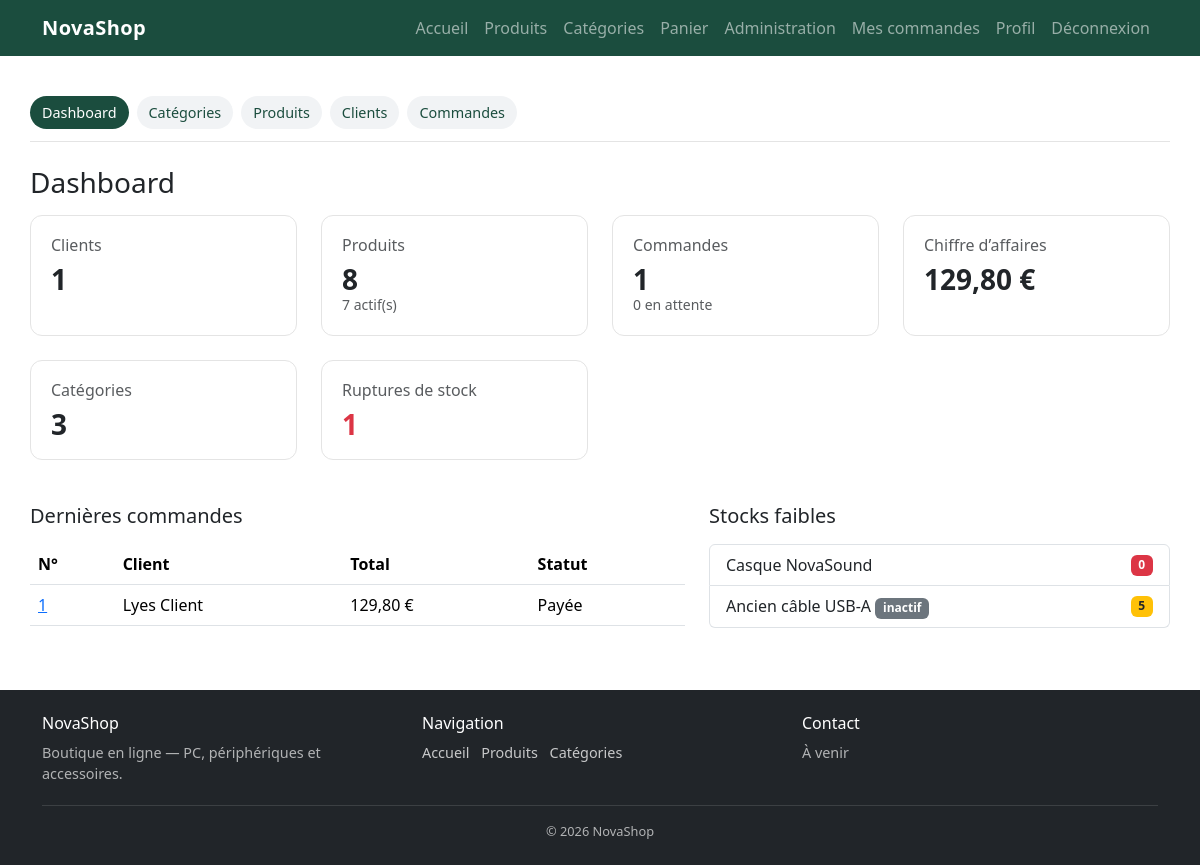
/admin/index.php (signed in), run on the app's committed database.
### tables this page shows
CREATE TABLE products (
    id INT UNSIGNED AUTO_INCREMENT PRIMARY KEY,
    category_id INT UNSIGNED NOT NULL,
    nom VARCHAR(150) NOT NULL,
    description TEXT,
    prix DECIMAL(10, 2) NOT NULL,
    stock INT UNSIGNED NOT NULL DEFAULT 0,
    image VARCHAR(255) DEFAULT NULL,
    actif TINYINT(1) NOT NULL DEFAULT 1,
    CONSTRAINT fk_products_category
        FOREIGN KEY (category_id) REFERENCES categories(id)
        ON UPDATE CASCADE
        ON DELETE RESTRICT
);

CREATE TABLE orders (
    id INT UNSIGNED AUTO_INCREMENT PRIMARY KEY,
    user_id INT UNSIGNED NOT NULL,
    total DECIMAL(10, 2) NOT NULL,
    adresse_livraison VARCHAR(255) NOT NULL,
    mode_paiement ENUM('carte', 'livraison') NOT NULL DEFAULT 'livraison',
    statut ENUM('en_attente', 'payee', 'expediee', 'livree', 'annulee')
        NOT NULL DEFAULT 'en_attente',
    created_at DATETIME NOT NULL DEFAULT CURRENT_TIMESTAMP,
    CONSTRAINT fk_orders_user
        FOREIGN KEY (user_id) REFERENCES users(id)
        ON UPDATE CASCADE
        ON DELETE RESTRICT
);

CREATE TABLE users (
    id INT UNSIGNED AUTO_INCREMENT PRIMARY KEY,
    prenom VARCHAR(100) NOT NULL,
    nom VARCHAR(100) NOT NULL,
    email VARCHAR(150) NOT NULL UNIQUE,
    telephone VARCHAR(30) NOT NULL,
    adresse VARCHAR(255) NOT NULL,
    mot_de_passe VARCHAR(255) NOT NULL,
    role ENUM('admin', 'client') NOT NULL DEFAULT 'client',
    created_at DATETIME NOT NULL DEFAULT CURRENT_TIMESTAMP
);

### includes/functions.php (called while the page is built, shortened)
<?php
function e(?string $value): string
{
    return htmlspecialchars($value ?? '', ENT_QUOTES, 'UTF-8');
}

### includes/catalogue.php (called while the page is built, shortened)
<?php
function formatPrix(string|float $prix): string
{
    return number_format((float) $prix, 2, ',', ' ') . ' €';
}
function libelleStatut(string $statut): string
{
    return match ($statut) {
        'en_attente' => 'En attente de paiement',
        'payee' => 'Payée',
        'expediee' => 'Expédiée',
        'livree' => 'Livrée',
        'annulee' => 'Annulée',
        default => $statut,
    };
}

### admin/index.php (the view, shortened to what this page needs)
<?php
require_once __DIR__ . '/bootstrap.php';
$compteurs = [];
$stmt = $pdo->query("SELECT COUNT(*) FROM users WHERE role = 'client'");
$compteurs['clients'] = (int) $stmt->fetchColumn();
$stmt = $pdo->query('SELECT COUNT(*) FROM products');
$compteurs['produits'] = (int) $stmt->fetchColumn();
$stmt = $pdo->query('SELECT COUNT(*) FROM products WHERE actif = 1');
$compteurs['produits_actifs'] = (int) $stmt->fetchColumn();
$stmt = $pdo->query('SELECT COUNT(*) FROM products WHERE stock = 0');
$compteurs['ruptures'] = (int) $stmt->fetchColumn();
$stmt = $pdo->query('SELECT COUNT(*) FROM categories');
$compteurs['categories'] = (int) $stmt->fetchColumn();
$stmt = $pdo->query('SELECT COUNT(*) FROM orders');
$compteurs['commandes'] = (int) $stmt->fetchColumn();
$stmt = $pdo->query("SELECT COUNT(*) FROM orders WHERE statut = 'en_attente'");
$compteurs['commandes_attente'] = (int) $stmt->fetchColumn();
$stmt = $pdo->query("SELECT COALESCE(SUM(total), 0) FROM orders WHERE statut != 'annulee'");
$compteurs['ca'] = (float) $stmt->fetchColumn();
$stmt = $pdo->query(
    "SELECT o.id, o.total, o.statut, o.created_at, u.prenom, u.nom
     FROM orders o
     INNER JOIN users u ON u.id = o.user_id
     ORDER BY o.created_at DESC, o.id DESC
     LIMIT 5"
);
$dernieresCommandes = $stmt->fetchAll();
$stmt = $pdo->query(
    'SELECT id, nom, stock, actif FROM products WHERE stock <= 5 ORDER BY stock, nom LIMIT 5'
);
$stocksFaibles = $stmt->fetchAll();
require __DIR__ . '/../includes/header.php';
require __DIR__ . '/nav.php';
?>
<h1 class="h3 mb-3">Dashboard</h1>
<div class="row g-3 g-lg-4">
    <div class="col-6 col-lg-3">
        <article class="info-card">
            <h2 class="h6 text-muted">Clients</h2>
            <p class="stat-number mb-0"><?= e((string) $compteurs['clients']) ?></p>
        </article>
    </div>
    <div class="col-6 col-lg-3">
        <article class="info-card">
            <h2 class="h6 text-muted">Produits</h2>
            <p class="stat-number mb-0"><?= e((string) $compteurs['produits']) ?></p>
            <p class="small text-muted mb-0"><?= e((string) $compteurs['produits_actifs']) ?> actif(s)</p>
        </article>
    </div>
    <div class="col-6 col-lg-3">
        <article class="info-card">
            <h2 class="h6 text-muted">Commandes</h2>
            <p class="stat-number mb-0"><?= e((string) $compteurs['commandes']) ?></p>
            <p class="small text-muted mb-0"><?= e((string) $compteurs['commandes_attente']) ?> en attente</p>
        </article>
    </div>
    <div class="col-6 col-lg-3">
        <article class="info-card">
            <h2 class="h6 text-muted">Chiffre d’affaires</h2>
            <p class="stat-number mb-0"><?= e(formatPrix($compteurs['ca'])) ?></p>
        </article>
    </div>
    <div class="col-6 col-lg-3">
        <article class="info-card">
            <h2 class="h6 text-muted">Catégories</h2>
            <p class="stat-number mb-0"><?= e((string) $compteurs['categories']) ?></p>
        </article>
    </div>
    <div class="col-6 col-lg-3">
        <article class="info-card">
            <h2 class="h6 text-muted">Ruptures de stock</h2>
            <p class="stat-number mb-0 <?= $compteurs['ruptures'] > 0 ? 'text-danger' : '' ?>">
                <?= e((string) $compteurs['ruptures']) ?>
            </p>
        </article>
    </div>
</div>
<div class="row g-3 g-lg-4 mt-1">
    <div class="col-12 col-lg-7">
        <h2 class="h5 mt-3 mb-3">Dernières commandes</h2>
        <?php if ($dernieresCommandes === []): ?>
            <div class="alert alert-secondary">Aucune commande.</div>
        <?php else: ?>
            <div class="table-responsive">
                <table class="table align-middle">
                    <thead>
                        <tr>
                            <th scope="col">N°</th>
                            <th scope="col">Client</th>
                            <th scope="col">Total</th>
                            <th scope="col">Statut</th>
                        </tr>
                    </thead>
                    <tbody>
                        <?php foreach ($dernieresCommandes as $commande): ?>
                            <tr>
                                <td>
                                    <a href="<?= e(ADMIN_URL) ?>/commande.php?id=<?= e((string) $commande['id']) ?>">
                                        <?= e((string) $commande['id']) ?>
                                    </a>
                                </td>
                                <td><?= e($commande['prenom'] . ' ' . $commande['nom']) ?></td>
                                <td><?= e(formatPrix($commande['total'])) ?></td>
                                <td><?= e(libelleStatut((string) $commande['statut'])) ?></td>
                            </tr>
                        <?php endforeach; ?>
                    </tbody>
                </table>
            </div>
        <?php endif; ?>
    </div>
    <div class="col-12 col-lg-5">
        <h2 class="h5 mt-3 mb-3">Stocks faibles</h2>
        <?php if ($stocksFaibles === []): ?>
            <div class="alert alert-secondary">Aucun stock critique.</div>
        <?php else: ?>
            <ul class="list-group">
                <?php foreach ($stocksFaibles as $produit): ?>
                    <li class="list-group-item d-flex justify-content-between align-items-center">
                        <span>
                            <?= e($produit['nom']) ?>
                            <?php if ((int) $produit['actif'] === 0): ?>
                                <span class="badge bg-secondary">inactif</span>
                            <?php endif; ?>
                        </span>
                        <span class="badge <?= (int) $produit['stock'] === 0 ? 'bg-danger' : 'bg-warning text-dark' ?>">
                            <?= e((string) $produit['stock']) ?>
                        </span>
                    </li>
                <?php endforeach; ?>
            </ul>
        <?php endif; ?>
    </div>
</div>
<?php require __DIR__ . '/../includes/footer.php'; ?>

### public/css/style.css (style rules this page uses)
.info-card { height: 100%; border: 1px solid #e4e4e4; border-radius: 0.75rem; padding: 1.25rem; background: #fff; }
.stat-number { font-size: 1.75rem; font-weight: 700; line-height: 1.1; }

### data on the page
products: actif "1", stock "0", nom "Casque NovaSound"
orders: id "1", user.nom "Lyes Client", total "129,80 €", statut "Payée"
products: nom "Ancien câble USB-A", actif "inactif", stock "5"

### other printed values
$libelle "Dashboard"
$libelle "Catégories"
$libelle "Produits"
$libelle "Clients"
$libelle "Commandes"
$compteurs['produits'] "8"
$compteurs['produits_actifs'] "7"
formatPrix($compteurs['ca']) "129,80 €"
$compteurs['categories'] "3"
